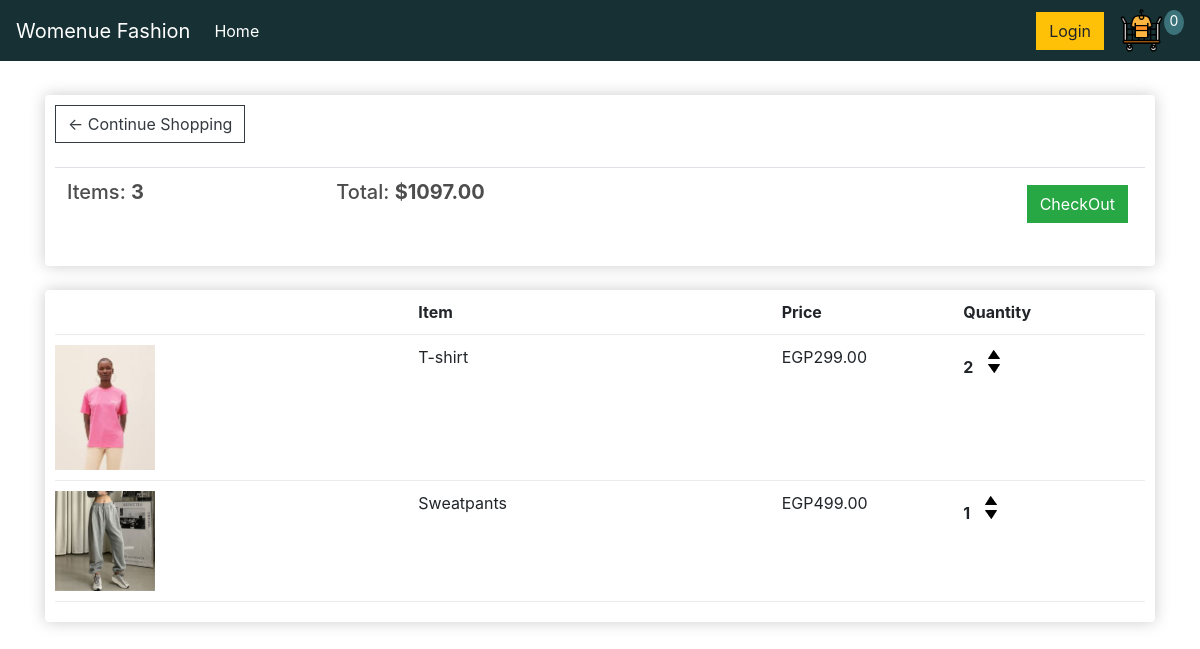
The app's page /cart/ (signed in) with its own data.
### store/models.py (models this page shows, shortened)
class Order(models.Model):
    customer=models.ForeignKey(Customer, on_delete=models.SET_NULL,null=True,blank=True)
    date_ordered=models.DateTimeField(auto_now_add=True)
    complete=models.BooleanField(default=False)
    transaction_id=models.CharField(max_length=100,null=True)
    @property
    def get_CartTotal(self):
        orderitems=self.orderitem_set.all()
        total=sum([item.get_total for item in orderitems])
        return total
    @property
    def get_CarItems(self):
        orderitems=self.orderitem_set.all()
        items=sum([item.quantity for item in orderitems])
        return items

class OrderItem(models.Model):
    product=models.ForeignKey(Product,on_delete=models.SET_NULL,null=True, blank=True)
    order=models.ForeignKey(Order,on_delete=models.SET_NULL,null=True,blank=True)
    quantity=models.IntegerField(default=0,null=True,blank=True)
    date_added=models.DateTimeField(auto_now_add=True)
    @property
    def get_total(self):
        total=self.product.price * self.quantity
        return total

class Product(models.Model):
    name=models.CharField(max_length=100)
    price=models.FloatField()
    digital=models.BooleanField(default=False,null=True,blank=False)
    image=models.ImageField(null=True,blank=True)
    @property
    def imageUrl(self):
        try:
            imageurl=self.image.url
        except:
            imageurl=''
        return imageurl

### store/views.py (the view)
# urls.py: path('cart/',views.cart,name='cart'),
def cart(request):
    if request.user.is_authenticated:
        customer=request.user.customer
        order, created =Order.objects.get_or_create(customer=customer,complete=False)
        items=order.orderitem_set.all()
    else:
        items=[]
        order={'get_CartTotal':0,'get_CartItems':0}
    context={'items':items,'order':order}
    return render(request,"store/cart.html",context)

### store/templates/store/cart.html
{% extends 'store/main.html' %}
{% load static %}
{% block content %}
    <div class="row">
        <div class="col-lg-12">
            <div class="box-element">
                <a class="btn btn-outline-dark" href="{% url 'store' %}">&#x2190; Continue Shopping</a>
                <br>
                <br>
                <table class="table">
                    <tr>
                        <th><h5>Items: <strong>{{ order.get_CarItems }}</strong></h5></th>
                        <th><h5>Total: <strong>${{ order.get_CartTotal|floatformat:2 }}</strong></h5></th>
                        <th><a style="float: right; margin: 5px;" class="btn btn-success" href="{% url 'checkout' %}"> CheckOut</a></th>
                    </tr>
                </table>
            </div>
            <br>
            <div class="box-element">
                <div class="cart-row">
                    <div style="flex: 2"></div>
                    <div style="flex: 2"><strong>Item</strong></div>
                    <div style="flex: 1"><strong>Price</strong></div>
                    <div style="flex: 1"><strong>Quantity</strong></div>
                </div>
                {% for item in items %}
                <div class="cart-row">
                    <div style="flex: 2"><img class="row-image" src="{{ item.product.imageUrl }}"></div>
                    <div style="flex: 2"><p>{{ item.product.name }}</p></div>
                    <div style="flex: 1"><p>EGP{{ item.product.price|floatformat:2 }}</p></div>
                    <div style="flex: 1">
                        <p class="quantity">{{ item.quantity }}</p>
                        <div class="quantity">
                            <img class="chg-quantity" src="{% static 'images/arrow-up.png' %}">
                            <img class="chg-quantity" src="{% static 'images/arrow-down.png' %}">
                        </div>
                    </div>
                </div>
                {% endfor %}
            </div>
        </div>
    </div>
{% endblock content %}

### static/css/main.css (style rules this page uses)
body { background-color: hsl(0, 0%, 100%); }
h1,h2,h3,h4,h5,h6 { color:hsl(0, 0%, 30%); }
.box-element { box-shadow:hsl(0, 0%, 80%) 0 0 16px; background-color: #fff; border-radius: 4px; padding: 10px; }
.col-lg-4, .col-lg-6, .col-lg-8, .col-lg-12 { margin-top: 10px; }
.btn { border-radius: 0; }
.row-image { width: 100px; }
.cart-row { display: flex; align-items: stretch; padding-bottom: 10px; margin-bottom: 10px; border-bottom: 1px solid #ececec; }
.quantity { display: inline-block; font-weight: 700; padding-right:10px; }
.chg-quantity { width: 12px; cursor: pointer; display: block; margin-top: 5px; transition:.1s; }

### records on screen
Order: get_CarItems "3", get_CartTotal "1097.00"
OrderItem: product.imageUrl (picture), product.name "T-shirt", product.price "299.00", quantity "2"
OrderItem: product.imageUrl (picture), product.name "Sweatpants", product.price "499.00", quantity "1"
